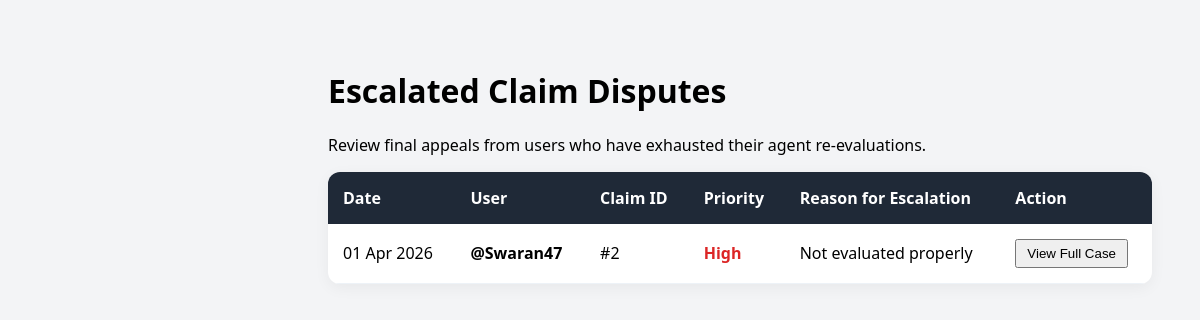
The page /admin-complaints/ (signed in) on the database its author committed.
### my_admin/models.py (models this page shows, shortened)
class UserComplaint(models.Model):
    PRIORITY = (('Low', 'Low'), ('Medium', 'Medium'), ('High', 'High'))
    user = models.ForeignKey(User, on_delete=models.CASCADE)
    claim = models.ForeignKey(DamageAnalysis, on_delete=models.SET_NULL, null=True, blank=True)
    subject = models.CharField(max_length=200)
    description = models.TextField()
    priority = models.CharField(max_length=10, choices=PRIORITY, default='Medium')
    is_resolved = models.BooleanField(default=False)
    created_at = models.DateTimeField(auto_now_add=True)

class DamageAnalysis(models.Model):
    user = models.ForeignKey(User, on_delete=models.CASCADE, related_name='client_claims')
    agent = models.ForeignKey(
        User,
        on_delete=models.SET_NULL,
        null=True,
        blank=True,
        related_name='assigned_claims'
    )
    car_details = models.CharField(max_length=100)
    status = models.CharField(max_length=20, default='Pending')  # Pending, Approved, Rejected, Appealed
    damage_level = models.CharField(max_length=20, default='TBD')
    date_analyzed = models.DateTimeField(auto_now_add=True)  # Set once on creation
    updated_at = models.DateTimeField(auto_now=True)  # Updates every time .save() is called
    market_value = models.DecimalField(max_digits=12, decimal_places=2, null=True, blank=True)
    minor_coeff = models.FloatField(null=True, blank=True, default=0.025)
    moderate_coeff = models.FloatField(null=True, blank=True, default=0.05)
    major_coeff = models.FloatField(null=True, blank=True, default=0.1)
    estimated_claim = models.DecimalField(max_digits=12, decimal_places=2, null=True, blank=True)
    agent_comment = models.TextField(null=True, blank=True)
    user_appeal_reason = models.TextField(null=True, blank=True)
    appeal_count = models.IntegerField(default=0)  # Tracks 1st and 2nd re-evaluation requests

### my_admin/views.py (the view)
# urls.py: path('admin-complaints/', views.admin_complaints_view, name='admin_complaints_view'),
@login_required
def admin_complaints_view(request):
    if request.user.userprofile.role != 'Admin':
        return redirect('admin_dashboard')
    complaints = UserComplaint.objects.all().order_by('-created_at')
    return render(request, "AdminComplaints.html", {'complaints': complaints})

### my_admin/templates/AdminComplaints.html (shortened to what this page needs)
<!DOCTYPE html>
<html lang="en">
<head>
    <link rel="stylesheet" href="https://cdnjs.cloudflare.com/ajax/libs/font-awesome/6.4.0/css/all.min.css">
</head>
<body>
    <div class="main">
        <h1>Escalated Claim Disputes</h1>
        <p>Review final appeals from users who have exhausted their agent re-evaluations.</p>
        <table>
            <thead>
                <tr>
                    <th>Date</th>
                    <th>User</th>
                    <th>Claim ID</th>
                    <th>Priority</th>
                    <th>Reason for Escalation</th>
                    <th>Action</th>
                </tr>
            </thead>
            <tbody>
                {% for c in complaints %}
                <tr>
                    <td>{{ c.created_at|date:"d M Y" }}</td>
                    <td><strong>@{{ c.user.username }}</strong></td>
                    <td>#{{ c.claim.id }}</td>
                    <td class="priority-high">{{ c.priority }}</td>
                    <td>{{ c.description|truncatewords:15 }}</td>
                    <td><button style="padding: 5px 10px; cursor:pointer;">View Full Case</button></td>
                </tr>
                {% empty %}
                <tr><td colspan="6" style="text-align:center; padding: 50px;">No escalated disputes found.</td></tr>
                {% endfor %}
            </tbody>
        </table>
    </div>
</body>
</html>

### my_admin/templates/AdminComplaints.html (style rules this page uses)
body { font-family: 'Segoe UI', sans-serif; background: #f3f4f6; display: flex; }
.main { flex: 1; padding: 40px; margin-left: 280px; }
table { width: 100%; border-collapse: collapse; background: white; border-radius: 12px; overflow: hidden; box-shadow: 0 4px 15px rgba(0,0,0,0.05); }
th { background: #1f2937; color: white; padding: 15px; text-align: left; }
td { padding: 15px; border-bottom: 1px solid #edf2f7; }
.priority-high { color: #dc2626; font-weight: 700; }

### rows shown on the page
UserComplaint: created_at "01 Apr 2026", user.username "Swaran47", claim.id "2", priority "High", description "Not evaluated properly"
